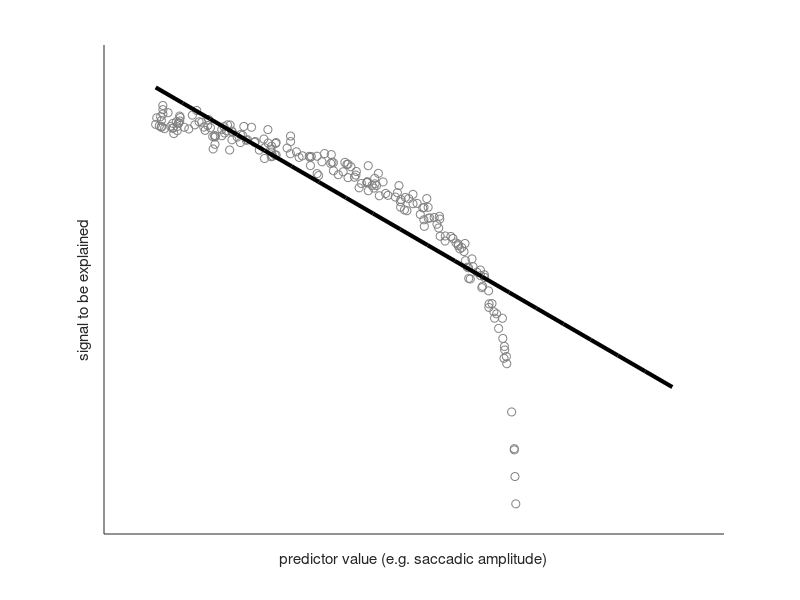

The MATLAB script that drew this image: (Note: this script raises an error after producing the figure.)
b = [0.1 0.5 1 2 0.2 4 2]/2;
N = 200;
x = sort(rand(N,1)*7+1)
y = [];
yD = log(8-x) + randn(N,1)*0.1;
% yD = yD-min(yD);

%% Linear Fit
Xinv = pinv([ones(prod(size(x)),1),x(:)]);
betaLinear = Xinv * yD(:);

figure

plot(x,yD','o','Color',[0.5 0.5 0.5])
hold all
xPlot = linspace(1,11,20);
plot(xPlot,xPlot*betaLinear(2)+betaLinear(1),'k','LineWidth',3)
xlabel('predictor value (e.g. saccadic amplitude)')
ylabel('signal to be explained')

set(get(gcf,'Children'),'Box','off','YTick',[],'XTick',[])

set(gcf,'Position',[   716   687   763   309])
export_fig nonlinear1.png
%% Boxcar function fit
tmp = floor(x)

%build the dummy coding matrix
basisBox = [tmp == 1 tmp==2 tmp==3 tmp==4 tmp==5 tmp==6 tmp==7];
betaBox = pinv(basisBox*1)*yD(:)


figure,
subplot(1,2,1)
plot(x,basisBox','-')
ylim([0 3])
xlim([1 8])
xlabel('basis set')

subplot(1,2,2)
plot(x,yD','o','Color',[0.5 0.5 0.5])

hold all
xPlot = linspace(1.1,8,100)';
yTmp = [];
for k = 2:1:8.5
   yTmp =[yTmp   ((k-1) < xPlot) & (xPlot <= k)];
end

plot(xPlot,yTmp*betaBox,'k','LineWidth',3)
set(get(gcf,'Children'),'Box','off','YTick',[],'XTick',[])

xlabel('predictor value (e.g. saccadic amplitude)')
ylabel('signal to be explained')
set(gcf,'Position',[   716   687   763   309])
export_fig nonlinear_boxcar.png
%% Spline Fit
basisSpline = EEG.deconv.dcBasis';
tmp = ceil(x*19/7)-2;
basisBox = [tmp == 1 tmp==2 tmp==3 tmp==4 tmp==5 tmp==6 tmp==7 tmp==8 tmp==9 tmp==10 tmp==11 tmp==12 tmp==13 tmp==14 tmp==15 tmp==16 tmp == 17 tmp==18 tmp==19 tmp ==20];

betaSpline = pinv([ones(N,1) basisBox*basisSpline]) * yD(:)

figure
subplot(1,2,1)
plot(EEG.deconv.dcBasis','--')
xlabel('basis set')
subplot(1,2,2)
plot(x,yD','o','Color',[0.5 0.5 0.5])
hold all,
plot(linspace(1,8,20),basisSpline'.*betaSpline(2:end),'--')
plot(linspace(1,8,20),basisSpline*betaSpline(2:end)+betaSpline(1),'k','LineWidth',3)

xlabel('predictor value (e.g. saccadic amplitude)')
ylabel('signal to be explained')

set(get(gcf,'Children'),'Box','off','YTick',[],'XTick',[])
set(gcf,'Position',[   716   687   763   309])
export_fig nonlinear_spline.png